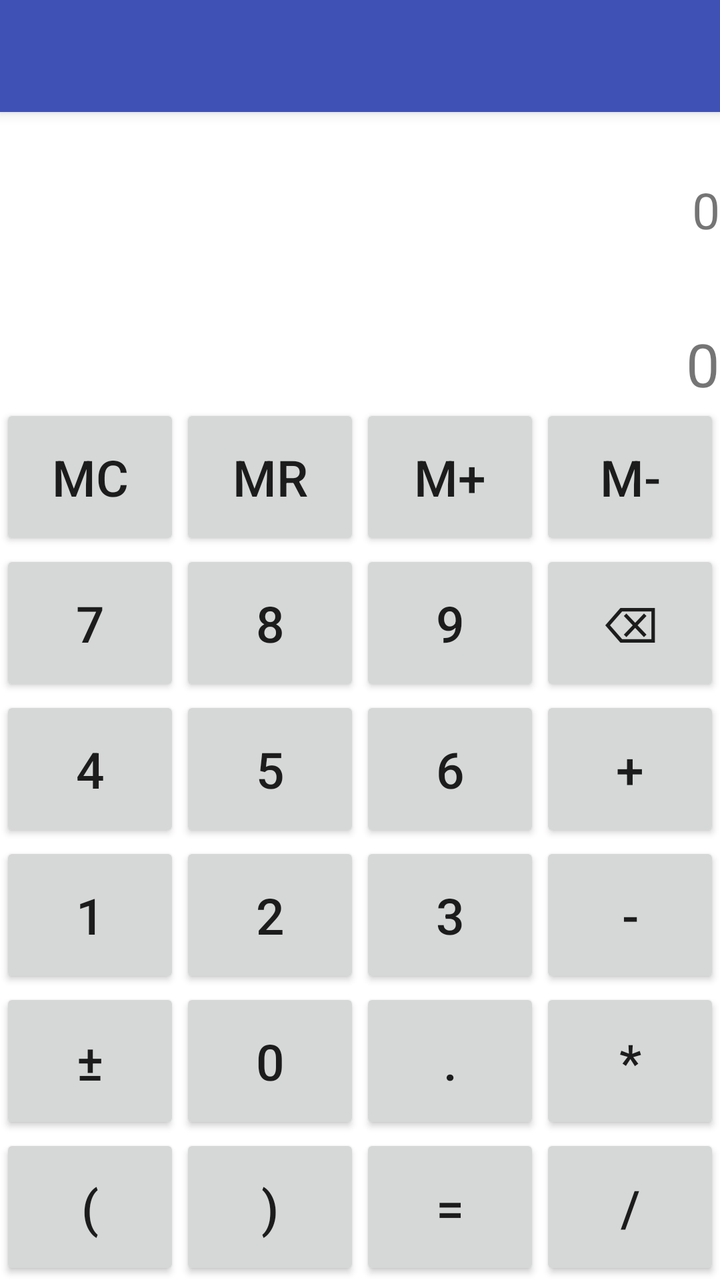
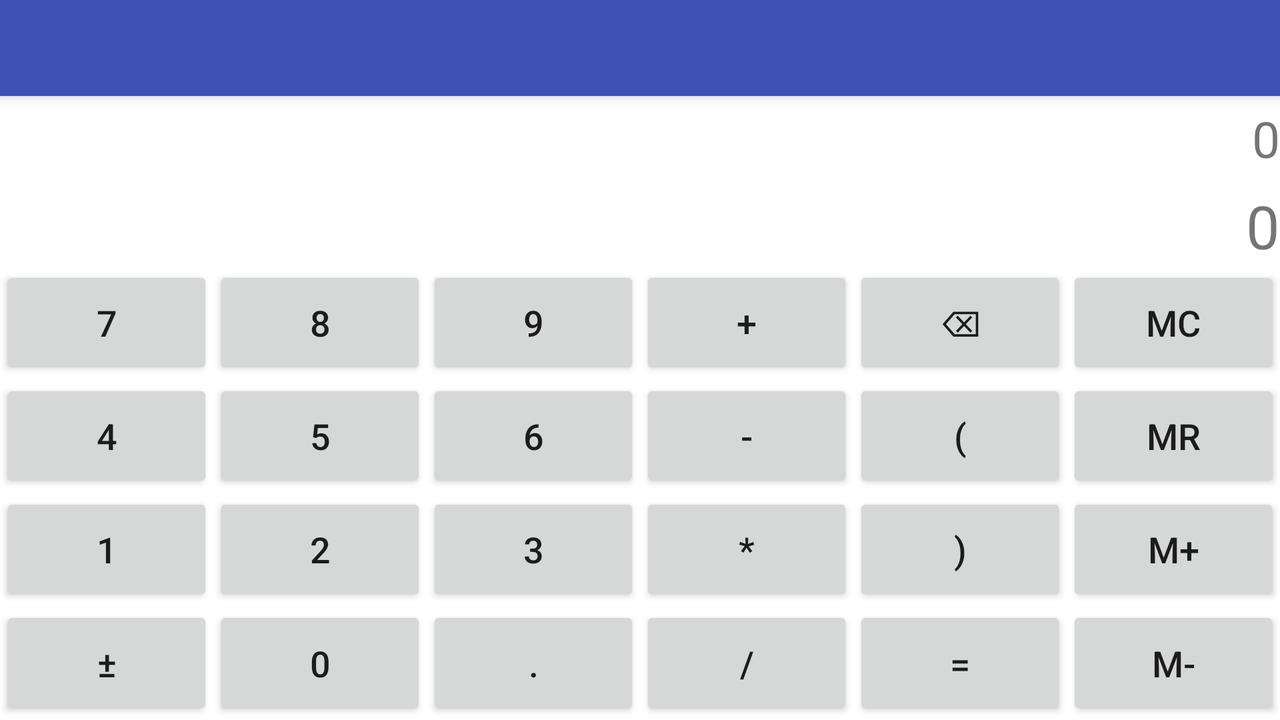

First picture: res/layout/ on a phone held upright. Second picture: the repository's own variant of that layout, on a device whose configuration matches the variant's folder. Source for both follows.
<!-- AndroidManifest.xml: application theme AppTheme -->
<!-- res/layout/activity_main.xml -->
<?xml version="1.0" encoding="utf-8"?>
<LinearLayout xmlns:android="http://schemas.android.com/apk/res/android"
    xmlns:tools="http://schemas.android.com/tools"
    android:layout_width="match_parent"
    android:layout_height="match_parent"
    android:background="@android:color/white"
    android:orientation="vertical"
    tools:context="com.udahoron.arnob.calculator.MainActivity">
    <include
        layout="@layout/toolbar"></include>

    <LinearLayout
        android:layout_width="match_parent"
        android:layout_height="0dp"
        android:layout_weight="2.0"
        android:orientation="vertical"
        android:weightSum="1">

        <TextView
            android:id="@+id/subDisplay"
            android:layout_width="match_parent"
            android:layout_height="0dp"
            android:layout_weight="0.45"
            android:gravity="bottom|end"
            android:maxLength="30"
            android:scrollbars="vertical|horizontal"
            android:text="@string/zero"
            android:textSize="25sp" />

        <TextView
            android:id="@+id/displayID"
            android:layout_width="match_parent"
            android:layout_height="0dp"
            android:layout_weight="0.55"
            android:gravity="bottom|end"
            android:maxLength="30"
            android:scrollbars="vertical|horizontal"
            android:text="@string/zero"
            android:textSize="30sp" />

    </LinearLayout>

    <LinearLayout
        android:layout_width="match_parent"
        android:layout_height="0dp"
        android:layout_weight="1"
        android:orientation="horizontal">

        <Button
            android:id="@+id/MC"
            style="@style/btn"
            android:text="@string/MC" />

        <Button
            android:id="@+id/MR"
            style="@style/btn"
            android:text="@string/MR" />

        <Button
            android:id="@+id/M_PLUS"
            style="@style/btn"
            android:text="@string/M_PLUS" />

        <Button
            android:id="@+id/M_MINUS"
            style="@style/btn"
            android:text="@string/M_MINUS" />
    </LinearLayout>

    <LinearLayout
        android:layout_width="match_parent"
        android:layout_height="0dp"
        android:layout_weight="1"
        android:orientation="horizontal">

        <Button
            android:id="@+id/seven"
            style="@style/btn"
            android:text="@string/seven" />

        <Button
            android:id="@+id/eight"
            style="@style/btn"
            android:text="@string/eight" />

        <Button
            android:id="@+id/nine"
            style="@style/btn"

            android:text="@string/nine" />

        <Button
            android:id="@+id/backspace"
            style="@style/btn"
            android:text="@string/backspace" />
    </LinearLayout>

    <LinearLayout
        android:layout_width="match_parent"
        android:layout_height="0dp"
        android:layout_weight="1"
        android:orientation="horizontal">

        <Button
            android:id="@+id/four"
            style="@style/btn"
            android:text="@string/four" />

        <Button
            android:id="@+id/five"
            style="@style/btn"
            android:text="@string/five" />

        <Button
            android:id="@+id/six"
            style="@style/btn"
            android:text="@string/six" />

        <Button
            android:id="@+id/plus"
            style="@style/btn"
            android:text="@string/plus" />

    </LinearLayout>

    <LinearLayout
        android:layout_width="match_parent"
        android:layout_height="0dp"
        android:layout_weight="1"
        android:orientation="horizontal">

        <Button
            android:id="@+id/one"
            style="@style/btn"
            android:text="@string/one" />

        <Button
            android:id="@+id/two"
            style="@style/btn"
            android:text="@string/two" />

        <Button
            android:id="@+id/three"
            style="@style/btn"
            android:text="@string/three" />

        <Button
            android:id="@+id/minus"
            style="@style/btn"
            android:text="@string/minus" />

    </LinearLayout>

    <LinearLayout
        android:layout_width="match_parent"
        android:layout_height="0dp"
        android:layout_weight="1"
        android:orientation="horizontal">

        <Button
            android:id="@+id/plus_or_minus"
            style="@style/btn"
            android:text="@string/plus_or_minus" />

        <Button
            android:id="@+id/zero"
            style="@style/btn"
            android:text="@string/zero" />

        <Button
            android:id="@+id/dot"
            style="@style/btn"
            android:text="@string/dot" />

        <Button
            android:id="@+id/multi"
            style="@style/btn"
            android:text="@string/multi" />

    </LinearLayout>

    <LinearLayout
        android:layout_width="match_parent"
        android:layout_height="0dp"
        android:layout_weight="1"
        android:orientation="horizontal">


        <Button
            android:id="@+id/round_bracket_open"
            style="@style/btn"
            android:text="@string/round_bracket_open" />

        <Button
            android:id="@+id/round_bracket_close"
            style="@style/btn"
            android:text="@string/round_bracket_close" />

        <Button
            android:id="@+id/equal"
            style="@style/btn"
            android:text="@string/equal" />

        <Button
            android:id="@+id/divide"
            style="@style/btn"
            android:text="@string/divide" />

    </LinearLayout>
</LinearLayout>
<!-- res/layout/toolbar.xml (included above) -->
<android.support.v7.widget.Toolbar xmlns:android="http://schemas.android.com/apk/res/android"
    xmlns:app="http://schemas.android.com/apk/res-auto"
    android:id="@+id/toolbar"
    android:layout_width="match_parent"
    android:layout_height="?attr/actionBarSize"
    android:background="?attr/colorPrimary"
    android:elevation="4dp"
    app:theme="@style/Base.ThemeOverlay.AppCompat.Dark" />
<!-- resources referenced by this layout -->
<resources>
  <string name="MC">MC</string>
  <string name="MR">MR</string>
  <string name="M_MINUS">M-</string>
  <string name="M_PLUS">M+</string>
  <string name="backspace">⌫</string>
  <string name="divide">/</string>
  <string name="dot">.</string>
  <string name="eight">8</string>
  <string name="equal">=</string>
  <string name="five">5</string>
  <string name="four">4</string>
  <string name="minus">-</string>
  <string name="multi">*</string>
  <string name="nine">9</string>
  <string name="one">1</string>
  <string name="plus">+</string>
  <string name="plus_or_minus">±</string>
  <string name="round_bracket_close">)</string>
  <string name="round_bracket_open">(</string>
  <string name="seven">7</string>
  <string name="six">6</string>
  <string name="three">3</string>
  <string name="two">2</string>
  <string name="zero">0</string>
  <style name="btn">
          <item name="android:layout_height">match_parent</item>
          <item name="android:layout_width">0dp</item>
          <item name="android:layout_weight">1</item>
          <item name="android:textSize">25sp</item>
      </style>
  <style name="AppTheme" parent="Theme.AppCompat.Light.NoActionBar">
          
          <item name="colorPrimary">@color/colorPrimary</item>
          <item name="colorPrimaryDark">@color/colorPrimaryDark</item>
          <item name="colorAccent">@color/colorAccent</item>
  
      </style>
  <color name="colorPrimary">#3F51B5</color>
  <color name="colorPrimaryDark">#303F9F</color>
  <color name="colorAccent">#FF4081</color>
</resources>
<!-- res/layout-land/activity_main.xml (the repository's variant of the layout above) -->
<!-- drawn on the phone turned sideways -->
<?xml version="1.0" encoding="utf-8"?>
<LinearLayout xmlns:android="http://schemas.android.com/apk/res/android"
    xmlns:tools="http://schemas.android.com/tools"
    android:layout_width="match_parent"
    android:layout_height="match_parent"
    android:background="@android:color/white"
    android:orientation="vertical"
    tools:context="com.udahoron.arnob.calculator.MainActivity">
    <include
        layout="@layout/toolbar"></include>
    <LinearLayout
        android:layout_width="match_parent"
        android:layout_height="0dp"
        android:layout_weight="1.5"
        android:orientation="vertical"
        android:weightSum="1">

        <TextView
            android:id="@+id/subDisplay"
            android:layout_width="match_parent"
            android:layout_height="0dp"
            android:layout_weight="0.45"
            android:gravity="bottom|end"
            android:maxLength="30"
            android:scrollbars="vertical|horizontal"
            android:text="@string/zero"
            android:textSize="25sp" />

        <TextView
            android:id="@+id/displayID"
            android:layout_width="match_parent"
            android:layout_height="0dp"
            android:layout_weight="0.55"
            android:gravity="bottom|end"
            android:maxLength="30"
            android:scrollbars="vertical|horizontal"
            android:text="@string/zero"
            android:textSize="30sp" />

    </LinearLayout>

    <LinearLayout
        android:layout_width="match_parent"
        android:layout_height="0dp"
        android:layout_weight="1"
        android:orientation="horizontal">

        <Button
            android:id="@+id/seven"
            style="@style/btnLand"
            android:text="@string/seven" />

        <Button
            android:id="@+id/eight"
            style="@style/btnLand"
            android:text="@string/eight" />

        <Button
            android:id="@+id/nine"
            style="@style/btnLand"
            android:text="@string/nine" />

        <Button
            android:id="@+id/plus"
            style="@style/btnLand"
            android:text="@string/plus" />

        <Button
            android:id="@+id/backspace"
            style="@style/btnLand"
            android:text="@string/backspace" />

        <Button
            android:id="@+id/MC"
            style="@style/btnLand"
            android:text="@string/MC" />
    </LinearLayout>

    <LinearLayout
        android:layout_width="match_parent"
        android:layout_height="0dp"
        android:layout_weight="1"
        android:orientation="horizontal">

        <Button
            android:id="@+id/four"
            style="@style/btnLand"
            android:text="@string/four" />

        <Button
            android:id="@+id/five"
            style="@style/btnLand"
            android:text="@string/five" />

        <Button
            android:id="@+id/six"
            style="@style/btnLand"
            android:text="@string/six" />

        <Button
            android:id="@+id/minus"
            style="@style/btnLand"
            android:text="@string/minus" />

        <Button
            android:id="@+id/round_bracket_open"
            style="@style/btnLand"
            android:text="@string/round_bracket_open" />

        <Button
            android:id="@+id/MR"
            style="@style/btnLand"
            android:text="@string/MR" />
    </LinearLayout>

    <LinearLayout
        android:layout_width="match_parent"
        android:layout_height="0dp"
        android:layout_weight="1"
        android:orientation="horizontal">

        <Button
            android:id="@+id/one"
            style="@style/btnLand"
            android:text="@string/one" />

        <Button
            android:id="@+id/two"
            style="@style/btnLand"
            android:text="@string/two" />

        <Button
            android:id="@+id/three"
            style="@style/btnLand"
            android:text="@string/three" />

        <Button
            android:id="@+id/multi"
            style="@style/btnLand"
            android:text="@string/multi" />

        <Button
            android:id="@+id/round_bracket_close"
            style="@style/btnLand"
            android:text="@string/round_bracket_close" />

        <Button
            android:id="@+id/M_PLUS"
            style="@style/btnLand"
            android:text="@string/M_PLUS" />

    </LinearLayout>

    <LinearLayout
        android:layout_width="match_parent"
        android:layout_height="0dp"
        android:layout_weight="1"
        android:orientation="horizontal">

        <Button
            android:id="@+id/plus_or_minus"
            style="@style/btnLand"
            android:text="@string/plus_or_minus" />

        <Button
            android:id="@+id/zero"
            style="@style/btnLand"
            android:text="@string/zero" />

        <Button
            android:id="@+id/dot"
            style="@style/btnLand"
            android:text="@string/dot" />

        <Button
            android:id="@+id/divide"
            style="@style/btnLand"
            android:text="@string/divide" />

        <Button
            android:id="@+id/equal"
            style="@style/btnLand"
            android:text="@string/equal" />

        <Button
            android:id="@+id/M_MINUS"
            style="@style/btnLand"
            android:text="@string/M_MINUS" />
    </LinearLayout>
</LinearLayout>
<!-- resources referenced by the variant -->
<!-- as the phone turned sideways resolves them -->
<resources>
  <string name="MC">MC</string>
  <string name="MR">MR</string>
  <string name="M_MINUS">M-</string>
  <string name="M_PLUS">M+</string>
  <string name="backspace">⌫</string>
  <string name="divide">/</string>
  <string name="dot">.</string>
  <string name="eight">8</string>
  <string name="equal">=</string>
  <string name="five">5</string>
  <string name="four">4</string>
  <string name="minus">-</string>
  <string name="multi">*</string>
  <string name="nine">9</string>
  <string name="one">1</string>
  <string name="plus">+</string>
  <string name="plus_or_minus">±</string>
  <string name="round_bracket_close">)</string>
  <string name="round_bracket_open">(</string>
  <string name="seven">7</string>
  <string name="six">6</string>
  <string name="three">3</string>
  <string name="two">2</string>
  <string name="zero">0</string>
  <style name="btnLand">
          <item name="android:layout_height">match_parent</item>
          <item name="android:layout_width">0dp</item>
          <item name="android:layout_weight">1</item>
          <item name="android:textSize">18sp</item>
      </style>
  <style name="AppTheme" parent="Theme.AppCompat.Light.NoActionBar">
          
          <item name="colorPrimary">@color/colorPrimary</item>
          <item name="colorPrimaryDark">@color/colorPrimaryDark</item>
          <item name="colorAccent">@color/colorAccent</item>
  
      </style>
  <color name="colorPrimary">#3F51B5</color>
  <color name="colorPrimaryDark">#303F9F</color>
  <color name="colorAccent">#FF4081</color>
</resources>
